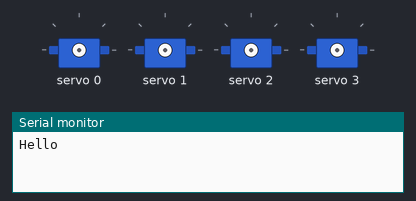
Bench run of a sketch on a simulated ESP32. Shown: 4 × servo, the last lines printed to the serial monitor. Random numbers use the default seed unless the sketch sets one.

Above: at 0.05 s.
At 8.25 s:
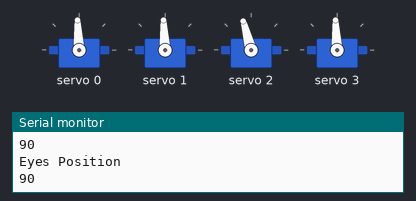
At 9.4 s:
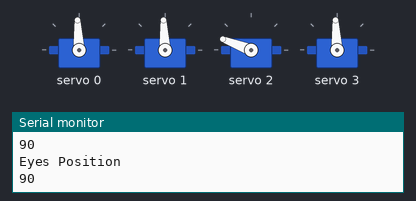
At 11.0 s:
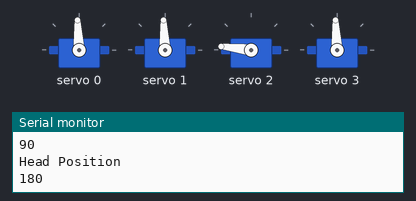
Timing chart, 0 to 14.4 s (numbered marks = the images above):
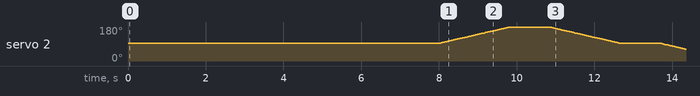

The sketch:

servoTest.ino
```cpp
#include <Wire.h>
#include <Adafruit_PWMServoDriver.h>

Adafruit_PWMServoDriver pwm = Adafruit_PWMServoDriver(0x40);  //I2C

//AUDIOCONFIG
static int8_t commandArray[8] = {0x7E,0xFF,0x06,0,0x00,0,0,0xEF};

#define sndPlayFolderFile 0X0F
#define sndSelectDevice 0X09
#define sndDevTF 0X02
#define sndSetVolume 0X06

#define minPulseWidth 600
#define maxPulseWidth 2400
#define freq 50
#define servoEyes 0   //Servo für die Augen steckt im ersten Slot
#define servoBeak 1   //Servo für den Schnabel steckt im zweiten Slot
#define servoHead 2   //Servo für den Nacken steckt im dritten Slot
#define servoWings 3  //Servo für die Flügel steckt im vierten Slot


/* Die Min- und Max-Werte durch die mit servoCalib.ino ermittelten ersetzen.
 *  Die Min-Werte sollten die kleineren sein, die Max-Werte die größeren,
 *  weil ansonsten die programmierten Bewegungen nicht funktionieren.
 */
#define eyesMin 90
#define eyesMax 90

#define beakMin 90
#define beakMax 90

#define headMin 0
#define headMid 90
#define headMax 180

#define wingsMax 90
#define wingsMin 90

//aktuelle Servo-Positionen festlegen
int eyesPos = eyesMin;
int beakPos = beakMin;
int headPos = headMid;
int wingsPos = wingsMax;


//Umrechnung zum Ansteuern der Winkel
int servoAngle(int angle){

  int pulseWidth, analogValue;
  pulseWidth = map(angle, 0, 180, minPulseWidth, maxPulseWidth); //Wir übertragen die Pulsweite auf die Winkel 0 - 180 Grad
  analogValue = int(float(pulseWidth)/1000000 * freq * 4096);    //Daraus generieren wir ein 12-Bit PWM-Signal
  return analogValue;

}

void esp2mp3(byte func, byte param1, byte param2){

  commandArray[3] = func;
  commandArray[5] = param1;
  commandArray[6] = param2;

  for(uint8_t i=0; i<8; i++){
    Serial2.write(commandArray[i]);
  }
}

void servoStartUpReset() {

  pwm.setPWM(servoEyes, 0, servoAngle(eyesPos));
  pwm.setPWM(servoBeak, 0, servoAngle(beakPos));
  pwm.setPWM(servoHead, 0, servoAngle(headPos));
  pwm.setPWM(servoWings, 0, servoAngle(wingsPos));
  Serial.println("Alle Servos in Position.");

}

/********************/
/* GRUNDANIMATIONEN */
/********************/

/* FLÜGEL HOCH */
void wingsUp(int aniSpeed) {

  if (wingsPos>=wingsMin){
    for (int i=wingsPos; i>=wingsMin; i--){
      pwm.setPWM(servoWings, 0, servoAngle(i));
      delay(aniSpeed);
      Serial.println(i);
    }
    wingsPos = wingsMin;
    Serial.println("Wings Position");
    Serial.println(wingsPos);
    pwm.setPWM(servoWings, 0, 4096);
  }

}

/* FLÜGEL RUNTER */
void wingsDown(int aniSpeed) {

  if (wingsPos<=wingsMax){
    for (int i=wingsPos; i<=wingsMax; i++){
      pwm.setPWM(servoWings, 0, servoAngle(i));
      delay(aniSpeed);
    }
    wingsPos = wingsMax;
    Serial.println("Wings Position");
    Serial.println(wingsPos);
    pwm.setPWM(servoWings, 0, 4096);
  }

}

/* AUGEN AUF */
void eyesOpen(int aniSpeed) {
  if (eyesPos>=eyesMin){
    for (int i=eyesPos; i>=eyesMin; i--){
      pwm.setPWM(servoEyes, 0, servoAngle(i));
      delay(aniSpeed);
    }
    eyesPos = eyesMin;
    Serial.println("Eyes Position");
    Serial.println(eyesPos);
    pwm.setPWM(servoEyes, 0, 4096);
  }
}


/* AUGEN ZU */
void eyesShut(int aniSpeed) {
  if (eyesPos<=eyesMax){
    for (int i=eyesPos; i<=eyesMax; i++){
      pwm.setPWM(servoEyes, 0, servoAngle(i));
      delay(aniSpeed);
    }
    eyesPos = eyesMax;
    Serial.println("Eyes Position");
    Serial.println(eyesPos);
    pwm.setPWM(servoEyes, 0, 4096);
  }
}


/* BLINZELN
 * Die Funktion eyesBlink() hat keine Variable aniSpeed, weil das Blinzeln
 * mit maximaler Geschwindigkeit ablaufen soll. Man könnte aber, wie bei den
 * anderen Funktionen noch aniSpeed noch ergänzen.
*/
void eyesBlink(){
  pwm.setPWM(servoEyes, 0, servoAngle(eyesMin));
  delay(100);
  pwm.setPWM(servoEyes, 0, servoAngle(eyesMax));
  delay(100);
  pwm.setPWM(servoEyes, 0, servoAngle(eyesMin));
  delay(100);
  pwm.setPWM(servoEyes, 0, 4096);
}


/* SCHNABEL AUF */
void beakOpen(int aniSpeed) {
  if (beakPos<=beakMax){
    for (int i=beakPos; i<=beakMax; i++){
      pwm.setPWM(servoBeak, 0, servoAngle(i));
      delay(aniSpeed);
    }
    beakPos = beakMax;
    Serial.println("Beak Position");
    Serial.println(beakPos);
    pwm.setPWM(servoBeak, 0, 4096);
  }
}


/* SCHNABEL ZU */
void beakClose(int aniSpeed) {
  if (beakPos>beakMin){
    for (int i=beakPos; i>=beakMin; i--){
      pwm.setPWM(servoBeak, 0, servoAngle(i));
      delay(aniSpeed);
    }
    beakPos = beakMin;
    Serial.println("Beak Position");
    Serial.println(beakPos);
    pwm.setPWM(servoBeak, 0, 4096);
  }
}

/* KOPF NACH RECHTS DREHEN */
void headRight(int aniSpeed) {
  //pwm.setPWM(servoHead, 0, headPos);

  if (headPos>=headMin){
    for (int i=headPos; i>=headMin; i--){
      pwm.setPWM(servoHead, 0, servoAngle(i));
      delay(aniSpeed);
    }
    headPos = headMin;
    Serial.println("Head Position");
    Serial.println(headPos);
    pwm.setPWM(servoHead, 0, 4096);
  }
}

/* DEN KOPF NACH LINKS DREHEN */
void headLeft(int aniSpeed) {
  //pwm.setPWM(servoHead, 0, headPos);

  if (headPos<=headMax){
    for (int i=headPos; i<=headMax; i++){
      pwm.setPWM(servoHead, 0, servoAngle(i));
      delay(aniSpeed);
    }
    headPos = headMax;
    Serial.println("Head Position");
    Serial.println(headPos);
    pwm.setPWM(servoHead, 0, 4096);
  }
}

/*DEN KOPF ZUR MITTE DREHEN */
void headCenter(int aniSpeed) {
  //pwm.setPWM(servoHead, 0, headPos);

  if (headPos<=headMid){
    for (int i=headPos; i<=headMid; i++){
      pwm.setPWM(servoHead, 0, servoAngle(i));
      delay(aniSpeed);
    }
    headPos = headMid;
    Serial.println("Head Position");
    Serial.println(headPos);
    pwm.setPWM(servoHead, 0, 4096);

  } else if (headPos>=headMid){
    for (int i=headPos; i>=headMid; i--){
      pwm.setPWM(servoHead, 0, servoAngle(i));
      delay(aniSpeed);
    }
    headPos = headMid;
    Serial.println("Head Position");
    Serial.println(headPos);
    pwm.setPWM(servoHead, 0, 4096);
  }
}


/* DEN KOPF ZU EINEM ZUFÄLLIGEN WINKEL DREHEN */
void headRand(int aniSpeed) {
  //pwm.setPWM(servoHead, 0, headPos);
  int randAngle = random(headMin+5, headMax-5);

  if (headPos<=randAngle){
    for (int i=headPos; i<=randAngle; i++){
      pwm.setPWM(servoHead, 0, servoAngle(i));
      delay(aniSpeed);
    }
    headPos = randAngle;
    Serial.println("Head Position");
    Serial.println(headPos);
    pwm.setPWM(servoHead, 0, 4096);

  } else if (headPos>=randAngle){
    for (int i=headPos; i>=randAngle; i--){
      pwm.setPWM(servoHead, 0, servoAngle(i));
      delay(aniSpeed);
    }
    headPos = randAngle;
    Serial.println("Head Position");
    Serial.println(headPos);
    pwm.setPWM(servoHead, 0, 4096);
  }
}


/* BEWEGUNGSABLAUF DER MAKER FAIRE 2022
 *  Ihr könnt so auch eigene Bewegungsabläufe schaffen.
 *  Im void loop() wird lediglich owlMF() aufgerufen
 *  und spielt die darin enthaltenen Bewegungen ab.
 */
void owlMF(){

  eyesOpen(20);
  delay(1000);
  eyesBlink();  //Hier keinen Wert in die Klammer eintragen, da eyesBlink() keine Variable aniSpeed hat.
  delay(random(1000,2000));
  headRand(random(5,20));
  delay(random(1000,3000));

  //Zufällige Flügelbewegung
  int flap = random(0,2);
  if (flap==1){
    wingsUp(random(5,20));
    delay(random(0,2000));
    wingsDown(random(5,20));
    delay(random(1000,2000));
    eyesBlink();
  }

  //Zufällige Schnabelbewegung
  int chatter = random(0,2);
  if (chatter==1){
    beakOpen(random(5,20));
    delay(random(0,2000));
    beakClose(random(5,20));
    delay(random(1000,2000));
    eyesBlink();
  }

  //Zufällig schlafen
  int sleeping = random(0,2);
  if (sleeping==1){
    delay(2000);
    beakOpen(20);
    eyesShut(20);
    beakClose(30);
    delay(random(3000,20000));
    eyesOpen(20);
    delay(random(1000,2000));
    eyesBlink();
  }

  //Zufällige Animation
  int widerstand = random(0,3);
  if (widerstand==1){
    beakOpen(random(5,20));
    delay(1000);
    esp2mp3(sndPlayFolderFile, 1, 3);
    delay(2000);
    beakClose(random(5,20));
    delay(random(1000,2000));
    eyesBlink();
  }

}


void setup() {

  Serial.begin(115200);
  Serial.println("Hello");
  pwm.begin();
  pwm.setPWMFreq(freq);

  //Verbindung zum YX5300 herstellen
  Serial2.begin(9600, SERIAL_8N1, 16, 17);
  esp2mp3(sndSelectDevice, 0, sndDevTF);
  delay(200);

  //Lautstärke einstellen 0xD2 = 210 (ca. 82 Prozent bei max. 255)
  esp2mp3(sndSetVolume, 0, 0xD2);
  delay(200);

  //StartUp-Sound abspielen
  esp2mp3(sndPlayFolderFile, 1, 1);
  delay(3000);

  servoStartUpReset();  //Setzt alle Servos auf 90 und den Kopf in Mittelstellung


  /******************************************************************/
  /* MIN-MAX-TESTS                                                  */
  /* Die einzelnen Servos sollten nacheinander in unterschiedlichen */
  /* Geschwindigkeiten die Min- und Max-Werte ansteuern.            */
  /******************************************************************/


  /* FLÜGEL-TESTS */
  wingsUp(20);    //Der Wert in der Klammer wird an die Funktion als aniSpeed übergeben und steuert die Zeit des Delay in Millisekunden.
  wingsDown(20);
  wingsUp(20);
  wingsDown(20);
  wingsUp(10);
  wingsDown(10);
  wingsUp(10);
  wingsDown(10);
  wingsUp(5);
  wingsDown(5);


  /* AUGEN-TESTS */
  eyesOpen(20);
  eyesShut(20);
  eyesOpen(20);
  eyesShut(20);
  eyesOpen(10);
  eyesShut(10);
  eyesOpen(5);
  eyesShut(5);
  eyesOpen(1);
  eyesShut(1);

  delay(2000);
  eyesBlink();


  /* KOPF-DREH-TESTS */
  delay(2000);
  headLeft(20);
  delay(1000);
  headCenter(20);
  delay(1000);
  headRight(20);
  delay(1000);
  headCenter(20);
  delay(1000);
  headLeft(20);
  delay(1000);
  headRight(20);
  delay(1000);
  headCenter(20);

  delay(2000);
  headLeft(10);
  delay(1000);
  headCenter(10);
  delay(1000);
  headRight(10);
  delay(1000);
  headCenter(10);

  delay(2000);
  headLeft(5);
  delay(1000);
  headCenter(5);
  delay(1000);
  headRight(5);
  delay(1000);
  headCenter(5);


  /* SCHNABEL-TESTS */
  beakOpen(20);
  delay(1000);
  beakClose(20);
  delay(1000);
  beakOpen(10);
  delay(1000);
  beakClose(10);
  delay(1000);
  beakOpen(5);
  delay(1000);
  beakClose(5);
  delay(1000);
  beakOpen(2);
  delay(1000);
  beakClose(2);
  delay(1000);

}


void loop() {
  //owlMF();

}
```
